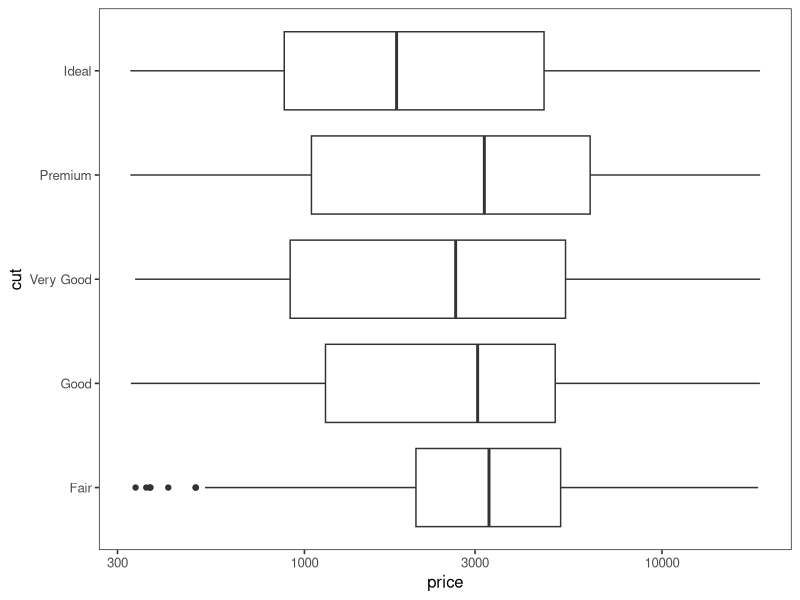
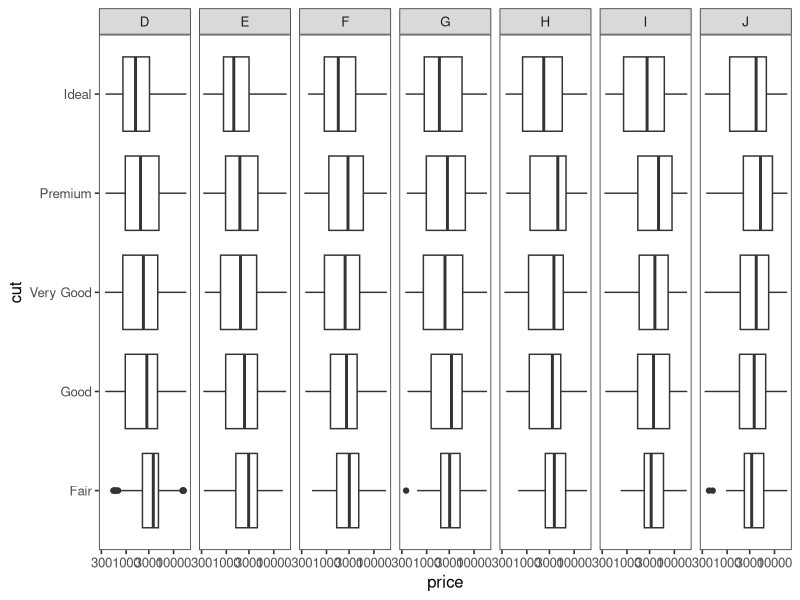

Write R code to recreate these figures, in order.
library(ggplot2)

## set default theme, font size
## use paren to define extent of expression
gg.theme <- (
    theme_bw(base_size=12)
    + theme(
        panel.grid.minor=element_blank(),
        panel.grid.major=element_blank(),
        legend.background=element_blank(),
    )
)

## helper theme
gg.xlab.rot <- theme(axis.text.x=element_text(angle=90, hjust=1))

## helper function: latex tables
my.kable <- function(x, format='latex', digits=1, escape=F, ...) {
    kable(x, format=format, booktabs=T, linesep="", escape=escape, digits=digits, ...)
}

## see ?diamonds for details 
p.cut <- (
    ggplot(diamonds)
    + aes(y=cut, x=price)
    + geom_boxplot()
    + scale_x_log10()
    + gg.theme
)

## modify above figure
p.cut.color <- p.cut + facet_grid(~color)

## sample frequency, percent
tab.color <- as.data.frame(
    xtabs(~color, data=diamonds)
)
tab.color <- within(tab.color,
    Percent <- 100*Freq/sum(Freq)
)

## xtabs returns wide form by default
tab.color.cut <- xtabs(~color+cut, data=diamonds)
